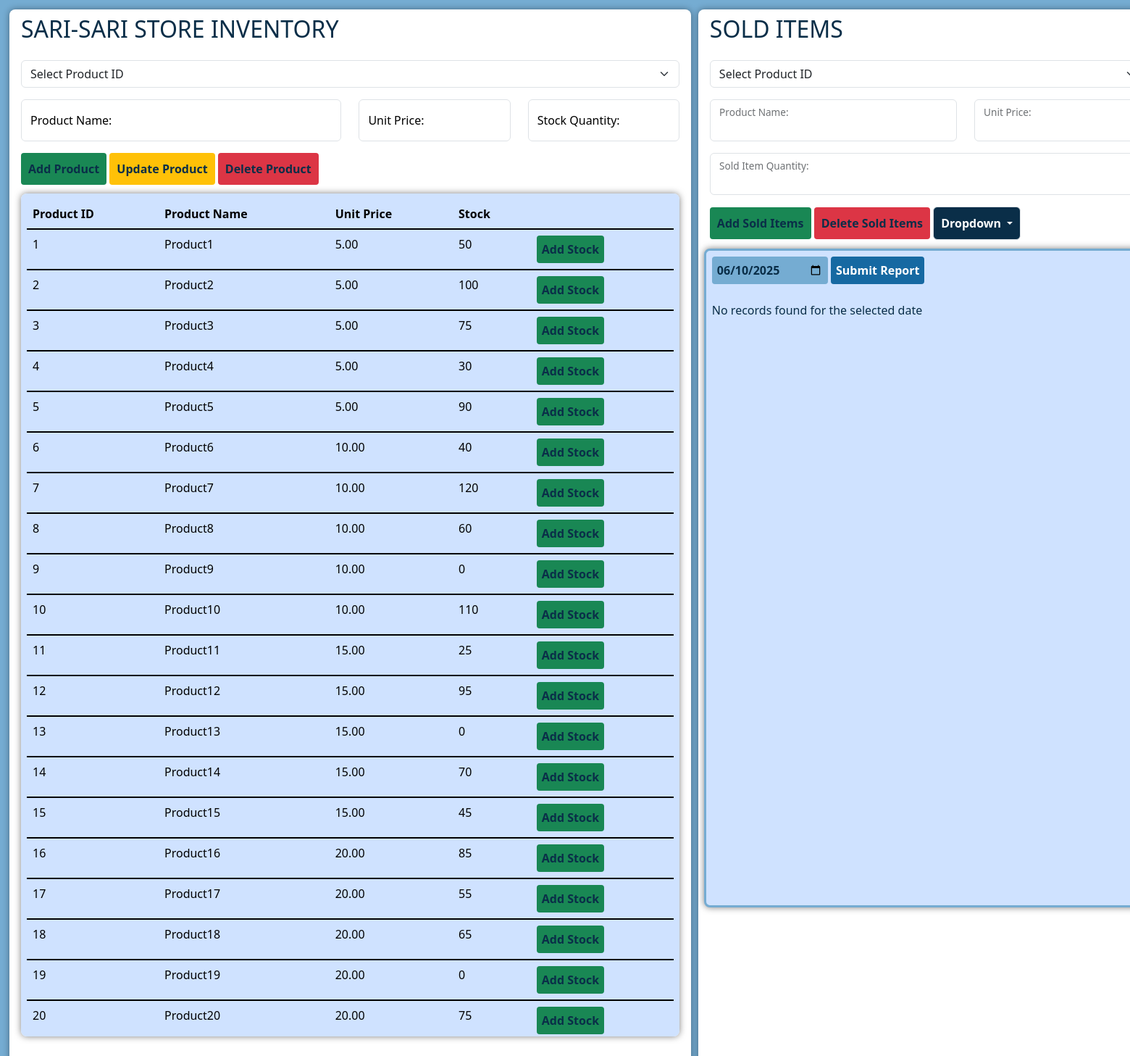
The page /admin_page.php (signed in) on the database its author committed.
### tables this page shows
CREATE TABLE IF NOT EXISTS `products_table` (
  `product_id` int NOT NULL AUTO_INCREMENT,
  `product_name` varchar(255) DEFAULT NULL,
  `unit_price` decimal(10,2) DEFAULT NULL,
  `stock_quantity` int DEFAULT NULL,
  PRIMARY KEY (`product_id`)
);

### connection.php (called while the page is built, shortened)
<?php
class DatabaseHandler {
    private $host = 'localhost';
    private $username = 'root';
    private $password = '';
    private $database = 'db_sarisaristore';
    public function __construct() {
        $this->con = new mysqli($this->host, $this->username, $this->password, $this->database);
    }
}
?>

### php/select_product_id.php (called while the page is built, shortened)
<?php
class SelectProductIDHandler extends DatabaseHandler
{
    public function getProductIDs()
    {
        $productIDs = [];
        $productIDs[] = "Select Product ID";
        $result = $this->con->query("SELECT product_id FROM products_table");
        while ($row = $result->fetch_assoc()) {
            $productIDs[] = $row["product_id"];
        }
        return $productIDs;
    }
}
?>

### admin_page.php (the view, shortened to what this page needs)
<?php
include 'connection.php';
include './php/select_product_id.php';
$selectProductIDHandler = new SelectProductIDHandler();
?>
<!DOCTYPE html>
<html lang="en">
<head>
    <link href="https://cdn.jsdelivr.net/npm/bootstrap@5.3.1/dist/css/bootstrap.min.css" rel="stylesheet">
    <link rel="stylesheet" href="./css/admin_style.css">
</head>
<body>
<?php if (isset($_SESSION['user_id'])): ?>
<div class="container" >
  <div class="row align-items-start">
    <div class="col" id="left-container">
      <div class="d-block pt-2 px-3">
        <h2>SARI-SARI STORE INVENTORY</h2>
      </div>
      <div class="d-block p-3 pb-0 overflow-y-auto" id="product-container">
        <form id="productForm">
            <div class="mb-3">
                <select id="productProductId" name="productProductId" class="form-select" aria-label="Product ID">
                    <?php
                    $productIDs = $selectProductIDHandler->getProductIDs();
                    foreach ($productIDs as $productID) {
                        echo "<option value=\"$productID\">$productID</option>";
                    }
                    ?>
                </select>
            </div>
          <div class="row">
            <div class="col-md-6">
                <div class="form-floating mb-3">
                    <input type="text" class="form-control" id="productProductName" name="productName" placeholder="Product Name">
                    <label for="productProductName">Product Name:</label>
                </div>
            </div>
            <div class="col-md-3">
                <div class="form-floating mb-3">
                    <input type="number" class="form-control" id="productUnitPrice" name="unitPrice" placeholder="Unit Price">
                    <label for="productUnitPrice">Unit Price:</label>
                </div>
            </div>
            <div class="col-md-3">
                <div class="form-floating mb-3">
                    <input type="number" class="form-control" id="productStockQuantity" name="stockQuantity" placeholder="Stock Quantity">
                    <label for="productStockQuantity">Stock Quantity:</label>
                </div>
            </div>
          </div>
          <button type="button" onclick="handleProductAction('addProduct')" class="btn mb-1 btn-success">Add Product</button>
          <button type="button" onclick="handleProductAction('updateProduct')" class="btn mb-1 update btn-warning">Update Product</button>
          <button type="button" onclick="handleProductAction('deleteProduct')" class="btn mb-1 delete btn-danger">Delete Product</button>
        </form>
      </div>
      <div class="d-block pt-2 px-3">
          <div class="overflow-y-auto p-2" id="productList" style="background-color: #cfe2ff; border-radius:8px; height: 55vh;">
            <?php
            $databaseHandler = new DatabaseHandler();
            $sql = "SELECT * FROM products_table";
            $result = $databaseHandler->con->query($sql);
            if ($result->num_rows > 0) {
                echo "<table class='table table-primary' id='productTable'>";
                echo '
                    <thead>
                        <tr>
                            <th scope="col">Product ID</th>
                            <th scope="col">Product Name</th>
                            <th scope="col">Unit Price</th>
                            <th scope="col">Stock</th>
                            <th scope="col"></th>
                        </tr>
                    </thead>';
                while ($row = $result->fetch_assoc()) {
                    echo '<tbody class="table-group-divider">';
                    echo "<tr>";
                    echo "<td>" . $row["product_id"] . "</td>";
                    echo "<td>" . $row["product_name"] . "</td>";
                    echo "<td>" . $row["unit_price"] . "</td>";
                    echo "<td>" . $row["stock_quantity"] . "</td>";
                    echo "<td><button class='btn btn-success' id='addStockBtn' onclick='addStock(" . $row["product_id"] . ", \"" . $row["product_name"] . "\")'>Add Stock</button></td>";
                    echo '</tbody>';
                }
                echo "</table>";
            } else {
                echo "No records found";
            }
            ?>
        </div>
      </div>
    </div>
    <div class="col" id="right-container">
      <div class="d-block pt-2 px-3">
        <h2>SOLD ITEMS</h2>
      </div>
      <div class="d-block p-3 pb-0 overflow-y-auto" id="cart-container">
      <form id="cartForm">
        <div class="mb-3">
            <select id="cartProductId" name="cartProductId" class="form-select" aria-label="Product ID">
                <?php
                 $productIDs = $selectProductIDHandler->getProductIDs();
                 foreach ($productIDs as $productID) {
                     echo "<option value=\"$productID\">$productID</option>";
                 }
                ?>
            </select>
        </div>
        <div class="mb-3 row">
          <div class="col-md-7">
              <div class="form-floating">
                  <input type="text" id="cartProductName" name="cartProductName" readonly class="form-control">
                  <label for="cartProductName">Product Name:</label>
              </div>
          </div>
          <div class="col-md-5">
              <div class="form-floating">
                  <input type="number" id="cartUnitPrice" name="cartUnitPrice" readonly class="form-control">
                  <label for="cartUnitPrice">Unit Price:</label>
              </div>
          </div>
        </div>
        <div class="form-floating mb-3">
          <input type="number" id="cartSoldQuantity" name="cartSoldQuantity" class="form-control">
          <label for="cartSoldQuantity">Sold Item Quantity:</label>
        </div>
        <button type="button" onclick="handleCartAction('addSoldItems')" class="btn mb-1 btn-success">Add Sold Items</button>
        <button type="button" onclick="handleCartAction('deleteSoldItems')" class="btn delete mb-1 btn-danger">Delete Sold Items</button>
        <a id="dropdown" class="btn mb-1 dropdown-toggle border rounded text-decoration-none" href="#" id="navbarDropdown" role="button" data-bs-toggle="dropdown" aria-expanded="false">
            Dropdown
        </a>
      </form>
      </div>
      <div class="d-block p-2">
        <div class="overflow-y-auto p-2" id="soldProductList" style="background-color:#cfe2ff; border:solid #75acd2; border-radius:8px; height: 43vh">
        <form method="get">
            <input type="date" id="selectedDate" name="selectedDate" value="<?php echo isset($_GET['selectedDate']) ? htmlspecialchars($_GET['selectedDate']) : date('Y-m-d'); ?>" onchange="this.form.submit()">
            <button id="submitCartBtn" onclick="return handleSubmitCart()">Submit Report</button>
        </form>
            <?php
            $databaseHandler = new DatabaseHandler();
            $todayDate = date("Y-m-d");
            $sql = "SELECT cart_table.id, products_table.product_name, cart_table.unit_price, cart_table.quantity, cart_table.timestamp
            FROM cart_table
            INNER JOIN products_table ON cart_table.product_id = products_table.product_id
            WHERE DATE(cart_table.timestamp) = '$todayDate'";
            $result = $databaseHandler->con->query($sql);
            if ($result->num_rows > 0) {
                echo "<table class='table table table-primary overflow-y-auto' id='cartTable'>";
                echo '
                    <thead>
                        <tr>
                            <th scope="col">ID</th>
                            <th scope="col">Product</th>
                            <th scope="col">Unit Price</th>
                            <th scope="col">Quantity</th>
                            <th scope="col">Date</th>
                        </tr>
                    </thead>';
                echo '<tbody class="table-group-divider">';
                while ($row = $result->fetch_assoc()) {
                    echo "<tr>";
                    echo "<td>" . $row["id"] . "</td>";
                    echo "<td>" . $row["product_name"] . "</td>";
                    echo "<td>" . $row["unit_price"] . "</td>";
                    echo "<td>" . $row["quantity"] . "</td>";
                    echo "<td>" . $row["timestamp"] . "</td>";
                    echo '</tr>';
                }
                echo "</tbody>";
                echo "</table>";
            } else {
                echo "<br>No records found for the selected date";
            }
            ?>
        </div>
      </div>
    </div>
  </div>
</div>
<?php else: ?>
    <button id="loginBtn" type="button" class="btn btn-danger" onclick="location.href='login.php'">
        <i class="fa fa-lock"></i> Login
    </button>
<?php endif; ?>
</body>
</html>

### css/admin_style.css (style rules this page uses)
body { padding: 13px; background-color: #75acd2; color: #0a2e48; }
.container { min-width: 75vh; }
.col { height: 96vh; padding: 0; }
#left-container { max-width: 60%; margin-right: 10px; background-color: #fff; border-radius: 8px; box-shadow: 0 0 10px rgba(0, 0, 0, 0.4); }
#right-container { max-width: 40%; background-color: #fff; border-radius: 8px; box-shadow: 0 0 10px rgba(0, 0, 0, 0.4); }
.btn { padding: 10px; color: #0a2e48; font-weight: bold; border: none; border-radius: 4px; cursor: pointer; }
button, #selectedDate { padding: 7px; color: #0a2e48; font-weight: bold; border: none; border-radius: 4px; cursor: pointer; }
#selectedDate { background-color: #75acd2; color: #0a2e48; }
#addStockBtn { padding: 7px; color: #0a2e48; font-weight: bold; border: none; border-radius: 4px; cursor: pointer; }
#soldProductList, #productList { box-shadow: 0 0 10px rgba(0, 0, 0, 0.5); }
#dropdown { color: #fff; font-weight: bolder; background-color: #0a2e48; }
#submitCartBtn { background-color: #1669a2 !important; color: #fff; }
.form-control, select { color: black; }
label { color: black; }

### rows shown on the page
products_table: product_id "1", product_name "Product1", unit_price "5.00", stock_quantity "50"
products_table: product_id "2", product_name "Product2", unit_price "5.00", stock_quantity "100"
products_table: product_id "3", product_name "Product3", unit_price "5.00", stock_quantity "75"
products_table: product_id "4", product_name "Product4", unit_price "5.00", stock_quantity "30"
products_table: product_id "5", product_name "Product5", unit_price "5.00", stock_quantity "90"
products_table: product_id "6", product_name "Product6", unit_price "10.00", stock_quantity "40"
products_table: product_id "7", product_name "Product7", unit_price "10.00", stock_quantity "120"
products_table: product_id "8", product_name "Product8", unit_price "10.00", stock_quantity "60"
products_table: product_id "9", product_name "Product9", unit_price "10.00", stock_quantity "0"
products_table: product_id "10", product_name "Product10", unit_price "10.00", stock_quantity "110"
products_table: product_id "11", product_name "Product11", unit_price "15.00", stock_quantity "25"
products_table: product_id "12", product_name "Product12", unit_price "15.00", stock_quantity "95"
products_table: product_id "13", product_name "Product13", unit_price "15.00", stock_quantity "0"
products_table: product_id "14", product_name "Product14", unit_price "15.00", stock_quantity "70"
products_table: product_id "15", product_name "Product15", unit_price "15.00", stock_quantity "45"
products_table: product_id "16", product_name "Product16", unit_price "20.00", stock_quantity "85"
products_table: product_id "17", product_name "Product17", unit_price "20.00", stock_quantity "55"
products_table: product_id "18", product_name "Product18", unit_price "20.00", stock_quantity "65"
products_table: product_id "19", product_name "Product19", unit_price "20.00", stock_quantity "0"
products_table: product_id "20", product_name "Product20", unit_price "20.00", stock_quantity "75"

### other values the page prints
form field productProductId "Select Product ID"
form field cartProductId "Select Product ID"
